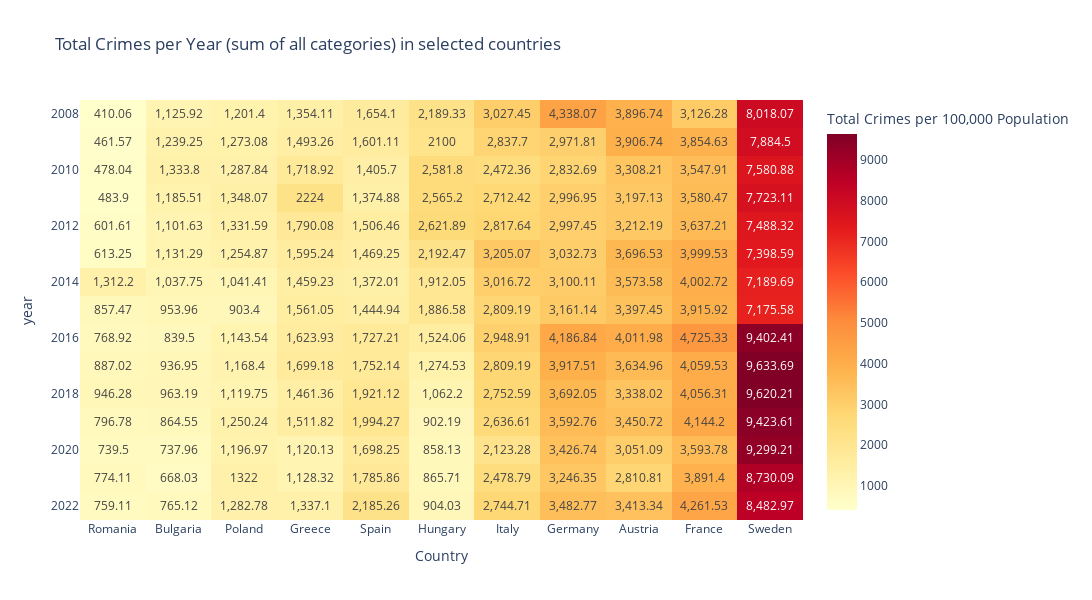

Write notebook code for a chart like this one.
### Code cell
pivot_df = crimes_df[crimes_df['geo'].isin(selected)].pivot_table(
    index='year',
    columns='geo',
    values='Crimes num',
    aggfunc="sum",
    fill_value=0
)
sorted_columns = pivot_df.mean().sort_values(ascending=True).index
pivot = pivot_df.loc[:, sorted_columns]

fig = px.imshow(
        pivot,
        labels=dict(x="Country", t="Year", color="Total Crimes per 100,000 Population"),
        x=pivot.columns,
        y=pivot.index,
        title="Total Crimes per Year (sum of all categories) in selected countries",
        color_continuous_scale="YlOrRd",
        aspect="auto",
        width=1200,
        height=600,
        text_auto=True
    )
fig.show()

### Figure 1 — Plotly figure (JSON) as saved in the notebook; plotly's stock layout.template omitted (floating-point values rounded to 4 significant figures; data arrays with more than 128 entries replaced by an {"elided": "..."} marker saying what was removed)
{"data": [{"coloraxis": "coloraxis", "hovertemplate": "Country: %{x}<br>year: %{y}<br>Total Crimes per 100,000 Population: %{z}<extra></extra>", "name": "0", "texttemplate": "%{z}", "type": "heatmap", "x": ["Romania", "Bulgaria", "Poland", "Greece", "Spain", "Hungary", "Italy", "Germany", "Austria", "France", "Sweden"], "xaxis": "x", "y": [2008, 2009, 2010, 2011, 2012, 2013, 2014, 2015, 2016, 2017, 2018, 2019, 2020, 2021, 2022], "yaxis": "y", "z": {"elided": "15x11 float values"}}], "layout": {"coloraxis": {"colorbar": {"title": {"text": "Total Crimes per 100,000 Population"}}, "colorscale": [[0, "rgb(255,255,204)"], [0.125, "rgb(255,237,160)"], [0.25, "rgb(254,217,118)"], [0.375, "rgb(254,178,76)"], [0.5, "rgb(253,141,60)"], [0.625, "rgb(252,78,42)"], [0.75, "rgb(227,26,28)"], [0.875, "rgb(189,0,38)"], [1, "rgb(128,0,38)"]]}, "height": 600, "title": {"text": "Total Crimes per Year (sum of all categories) in selected countries"}, "width": 1200, "xaxis": {"anchor": "y", "domain": [0, 1], "title": {"text": "Country"}}, "yaxis": {"anchor": "x", "autorange": "reversed", "domain": [0, 1], "title": {"text": "year"}}}}
